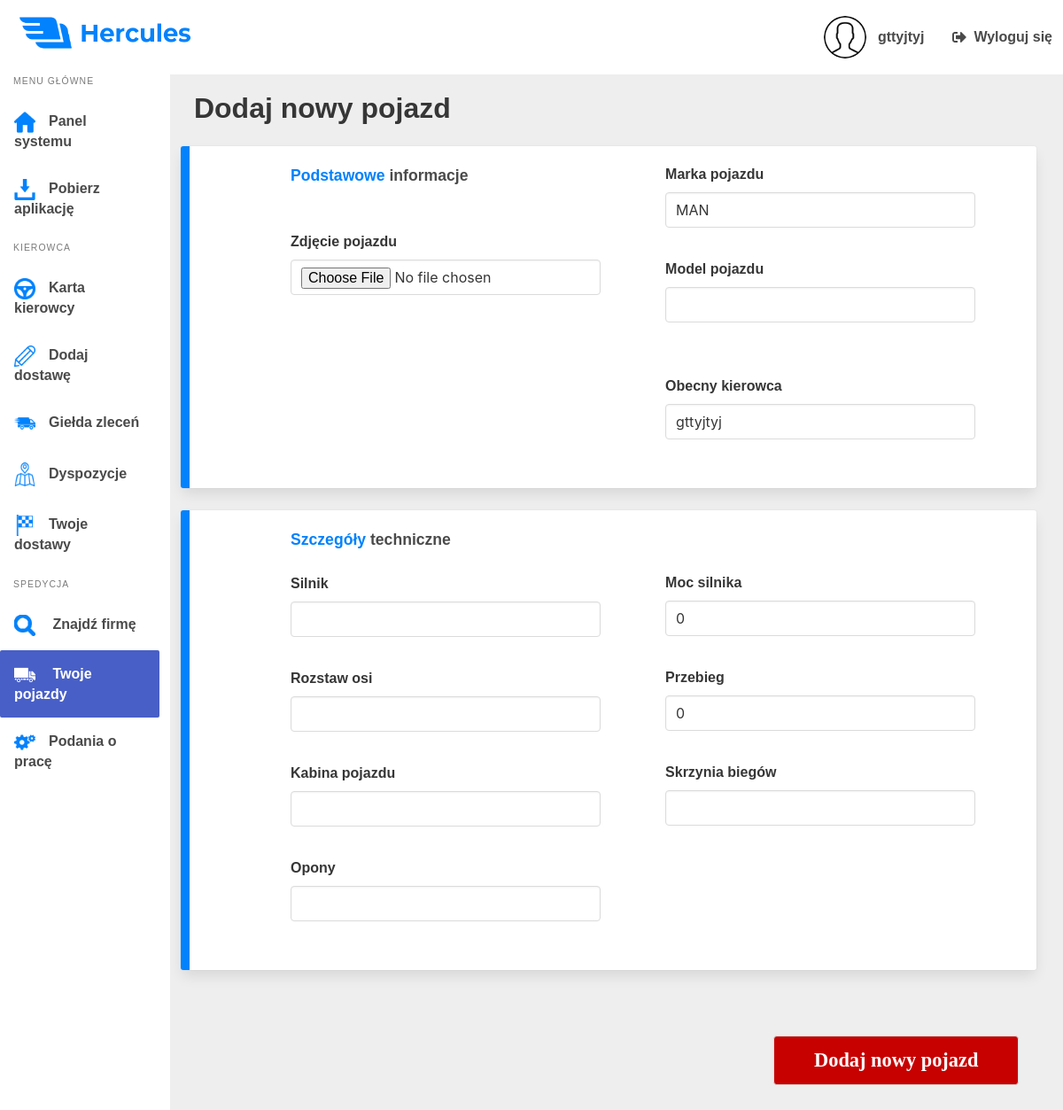
The page /Vehicles/AddNewVehicle (signed in) on the database as committed earlier.
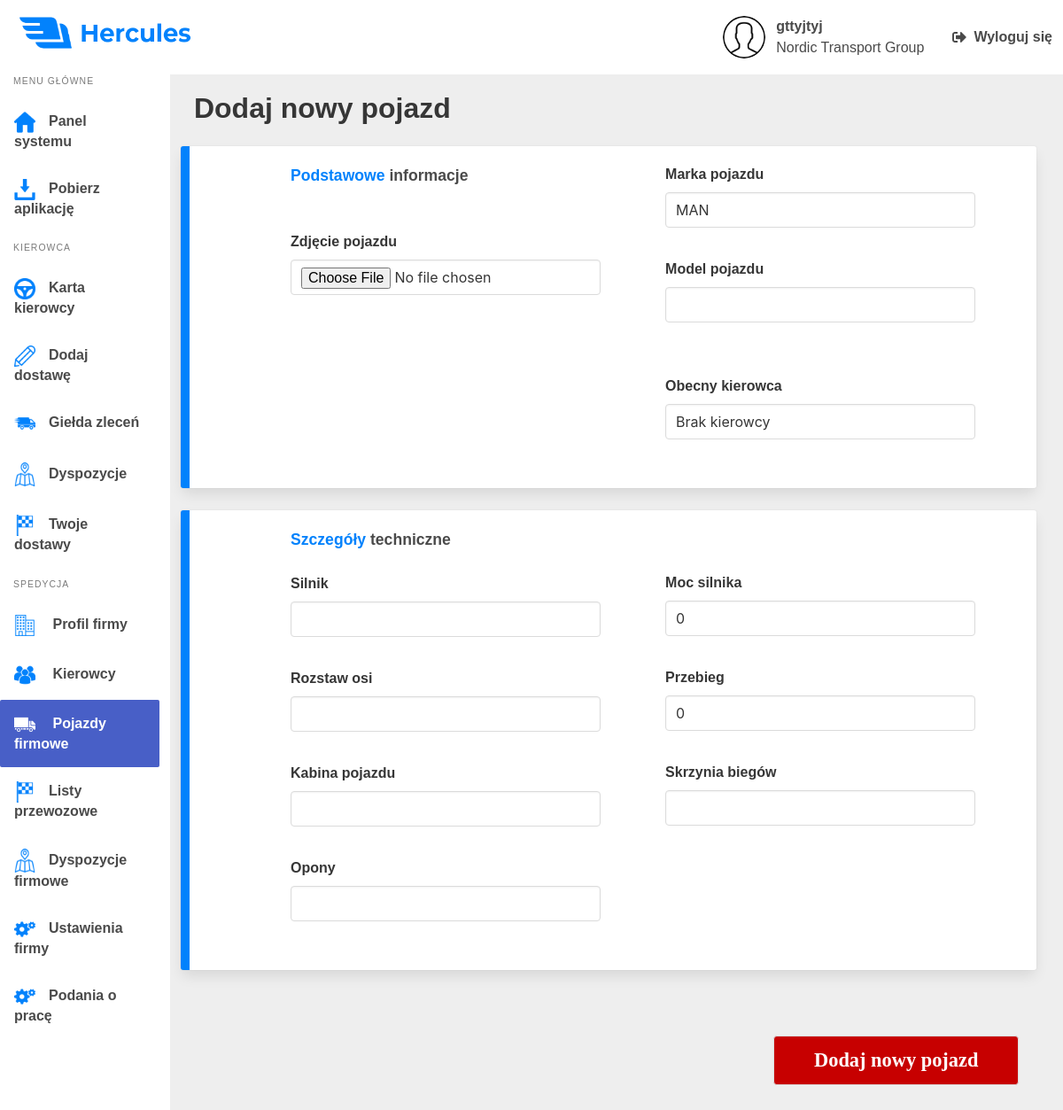
The same page on the database as committed later.
### hercules_app/models.py (models this page shows, shortened)
class Company(models.Model):
    id = models.AutoField(primary_key=True)
    name = models.CharField(max_length=128)
    drivers_count = models.SmallIntegerField(default=0)
    logo = models.ImageField(upload_to='logos', default='')
    distance = models.PositiveIntegerField(default=0)
    fuel = models.PositiveIntegerField(default=0)
    average_fuel = models.FloatField(default=0.0)
    income = models.PositiveIntegerField(default=0)
    tonnage = models.PositiveIntegerField(default=0)
    waybill_count = models.PositiveIntegerField(default=0)
    description = models.TextField(default='')
    website = models.URLField(default='', blank=True, null=True)
    communicator_url = models.URLField(default='', blank=True, null=True)
    is_recruiting = models.BooleanField(default=True, blank=True)
    is_ets2 = models.BooleanField(default=True)
    is_ats = models.BooleanField(default=False)
    is_singleplayer = models.BooleanField(default=True)
    is_multiplayer = models.BooleanField(default=True)
    is_promods = models.BooleanField(default=False)
    dlc = models.CharField(max_length=256, default='', blank=True, null=True)

### hercules_app/views.py (the view, shortened to what this page needs)
@login_required(login_url="/login")
def AddNewVehicleView(request):
    driver_info = Driver.get_driver_info(request)
    if driver_info.company is not None:
        company_id = Company.objects.only(
            'id').filter(name=driver_info.company)
        company_drivers = Driver.objects.only(
            'nick').filter(company=company_id[0])
        drivers_dict = {}
        drivers_dict['None'] = 'Brak kierowcy'
        for company_driver in company_drivers:
            drivers_dict[company_driver.id] = company_driver.nick
            drivers = tuple(drivers_dict.items())
            form = AddVehicleForm(drivers)
    else:
        driver = Driver.objects.get(nick=driver_info.nick)
        driver_dict = {driver.id : driver.nick}
        drivers = tuple(driver_dict.items())
        form = AddVehicleForm(drivers)
    args = {
        'nick': driver_info.nick,
        'avatar': driver_info.avatar,
        'position': driver_info.position,
        'company': driver_info.company,
        'form': form
    }
    return render(request, 'hercules_app/add_vehicle.html', args)

### hercules_app/models.py (called while the page is built)
    def get_vehicle_info(driver):
        try:
            vehicle = Vehicle.objects.get(driver=driver)
            vehicle_info = {
                'brand': vehicle.brand,
                'model': vehicle.model,
                'cabin': vehicle.cabin,
                'engine_power': vehicle.engine_power,
                'odometer': vehicle.odometer,
                'photo': vehicle.photo.url,
            }
        except:
            vehicle_info = ''
        finally:
            return vehicle_info

    def set_driver_info(request):
        driver_info = Driver.get_driver_info_from_database(request.user)
        request.session['driver_info'] = driver_info

### hercules_app/templates/hercules_app/add_vehicle.html (shortened to what the changed rows need)
{% load static %}
<!DOCTYPE html>
<html lang="pl-pl">
<head>
    <link rel="stylesheet" href="https://cdn.jsdelivr.net/npm/bulma@0.8.2/css/bulma.min.css">
    <link rel="stylesheet" type="text/css" href="{% static 'css/panel.css' %}">
    <link rel="stylesheet" type="text/css" href="{% static 'css/main.css' %}">
    <link rel="stylesheet" type="text/css" href="{% static 'css/vehicle_details.css' %}">
</head>
<body>
{% include "hercules_app/main_panel.html" %}
    <div class="wrapper">
        <div class="columns">
            <aside class="column is-2 aside is-hidden-mobile is-placed-left">
                <nav class="menu">
                    <ul class="menu-list">
                        {% if position is None %}
                        <li>
                            <a href="/Companies">
                                <p class="option search-company">
                                    Znajdź firmę
                                </p>
                            </a>
                        </li>
                        {% elif position is not None %}
                        <li>
                            <a href="/Company/CompanyProfile">
                                <p class="option company-profile">
                                    Profil firmy
                                </p>
                            </a>
                        </li>
                        <li>
                            <a href="/Company/Drivers">
                                <p class="option drivers">
                                    Kierowcy
                                </p>
                            </a>
                        </li>
                        {% endif %}
                        <li>
                            <a class="is-active" href="/Vehicles">
                                <p class="option vehicles">{% if position is None %} Twoje pojazdy {% else %}
                                    Pojazdy
                                    firmowe {% endif %}</p>
                            </a>
                        </li>
                        {% if position == "Szef" or position == "Spedytor" %}
                        <li>
                            <a href="/Company/Waybills">
                                <p class="option waybills">Listy przewozowe</p>
                            </a>
                        </li>
                        <li>
                            <a href="/Company/Dispositions">
                                <p class="option dispositions">Dyspozycje firmowe</p>
                            </a>
                        </li>
                        {% endif %}
                    {% if position == "Szef" %}
                        <li>
                            <a href="/Company/Settings">
                                <p class="option settings">Ustawienia firmy</p>
                            </a>
                        </li>
                        <li>
                            <a href="/Company/JobApplications">
                                <p class="option settings">Podania o pracę</p>
                            </a>
                        </li>
                    {% endif %}
                    {% if position is None %}
                    <li>
                        <a href="/JobApplications">
                            <p class="option settings">Podania o pracę</p>
                        </a>
                    </li>
                    {% endif %}
                    </ul>
                </nav>
            </aside>
            <main class="column main">
                <header>
                    <h1 class="title">Dodaj nowy pojazd</h1>
                </header>
                <form action="/Vehicles/AddNewVehicle" method="POST" enctype="multipart/form-data">
                    <div class="box card">
                        <div class="columns">
                            <div class="column left">
                                <h2 class="basic-info-title"><span class="colored">Podstawowe</span> informacje</h2>
                            </div>
                            <div class="column">
                                <div class="company-drivers">
                                    <label class="label">Obecny kierowca</label>
                                    {{ form.driver }}
                                </div>
                            </div>
                        </div>
                    </div>
                    <div class="box card">
                        <div class="columns">
                            <div class="column left">
                                <h2 class="basic-info-title"><span class="colored">Szczegóły</span> techniczne</h2>
                            </div>
                        </div>
                    </div>
                </form>
            </main>
        </div>
    </div>
</body>
</html>

### hercules_app/templates/hercules_app/main_panel.html (shortened to what this page needs)
{% block content %}
{% load static %}
    <nav class="navbar" role="navigation" aria-label="main navigation">
        <div class="navbar-start">
            <div class="navbar-brand">
                <a class="navbar-item">
                    <img src="{% static 'assets/logo.webp' %}" width="194" height="55">
                </a>
            </div>
        </div>
        <div class="navbar-end is-hidden-mobile">
            <a class="navbar-item">
                <figure class="image is-48x48 avatar-fig">
                    <img class="avatar" src="{{ avatar }}">
                </figure>
                <span class="user">
                    <p class="username">{{ nick }}</p>
                    {% if company is not None and company != None %}
                    <p class="user-company">{{ company }}</p>
                    {% endif %}
                </span>
            </a>
            <a href="/logout" class="navbar-item">
                <span class="icon is-medium logout">
                    <i class="fas fa-sign-out-alt"></i>
                </span>
                <p class="logout-text">Wyloguj się</p>
            </a>
        </div>
    </nav>
{% endblock %}

Rows that differ between the two databases and show on the page:
changed Driver "gttyjtyj": position empty → "Szef" (drawn)
now on this page (row unchanged): Company: name "Nordic Transport Group"
Other text that changed with them:
form field driver: "gttyjtyj" → "Brak kierowcy"
text no longer shown: "Znajdź firmę Twoje pojazdy"
text now shown: "Profil firmy Kierowcy Pojazdy firmowe Listy przewozowe Dyspozycje firmowe Ustawienia firmy"
